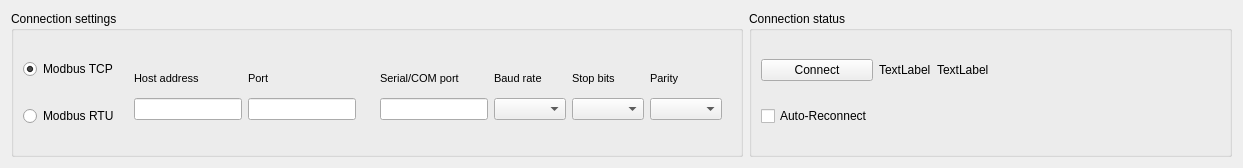
<?xml version="1.0" encoding="UTF-8"?>
<ui version="4.0">
 <class>ConnectionSettings</class>
 <widget class="QWidget" name="ConnectionSettings">
  <property name="geometry">
   <rect>
    <x>0</x>
    <y>0</y>
    <width>1243</width>
    <height>168</height>
   </rect>
  </property>
  <property name="windowTitle">
   <string>Form</string>
  </property>
  <layout class="QHBoxLayout" name="horizontalLayout">
   <item>
    <widget class="QGroupBox" name="groupBox">
     <property name="title">
      <string>Connection settings</string>
     </property>
     <layout class="QGridLayout" name="gridLayout_3">
      <item row="0" column="1" rowspan="2">
       <widget class="QWidget" name="widgetInputTCP" native="true">
        <layout class="QGridLayout" name="gridLayoutTCP">
         <item row="0" column="1">
          <widget class="QLabel" name="label_2">
           <property name="styleSheet">
            <string notr="true">font-size:8pt</string>
           </property>
           <property name="text">
            <string>Port</string>
           </property>
          </widget>
         </item>
         <item row="1" column="1">
          <widget class="QLineEdit" name="lineEditPort">
           <property name="maximumSize">
            <size>
             <width>130</width>
             <height>16777215</height>
            </size>
           </property>
          </widget>
         </item>
         <item row="1" column="0">
          <widget class="QLineEdit" name="lineEditHostname"/>
         </item>
         <item row="0" column="0">
          <widget class="QLabel" name="label">
           <property name="styleSheet">
            <string notr="true">font-size:8pt</string>
           </property>
           <property name="text">
            <string>Host address</string>
           </property>
          </widget>
         </item>
        </layout>
       </widget>
      </item>
      <item row="0" column="0">
       <widget class="QRadioButton" name="radioButtonModbusTCP">
        <property name="text">
         <string>Modbus TCP</string>
        </property>
        <property name="checked">
         <bool>true</bool>
        </property>
       </widget>
      </item>
      <item row="0" column="2" rowspan="2">
       <widget class="QWidget" name="widgetInputRTU" native="true">
        <layout class="QGridLayout" name="gridLayoutRTU">
         <item row="0" column="1">
          <widget class="QLabel" name="label_3">
           <property name="styleSheet">
            <string notr="true">font-size:8pt</string>
           </property>
           <property name="text">
            <string>Baud rate</string>
           </property>
          </widget>
         </item>
         <item row="1" column="1">
          <widget class="QComboBox" name="comboBoxBaudRate"/>
         </item>
         <item row="0" column="2">
          <widget class="QLabel" name="label_5">
           <property name="styleSheet">
            <string notr="true">font-size:8pt</string>
           </property>
           <property name="text">
            <string>Stop bits</string>
           </property>
          </widget>
         </item>
         <item row="0" column="3">
          <widget class="QLabel" name="label_6">
           <property name="styleSheet">
            <string notr="true">font-size:8pt</string>
           </property>
           <property name="text">
            <string>Parity</string>
           </property>
          </widget>
         </item>
         <item row="1" column="2">
          <widget class="QComboBox" name="comboBoxStopBits"/>
         </item>
         <item row="1" column="0">
          <widget class="QLineEdit" name="lineEditCOM"/>
         </item>
         <item row="1" column="3">
          <widget class="QComboBox" name="comboBoxParity"/>
         </item>
         <item row="0" column="0">
          <widget class="QLabel" name="label_4">
           <property name="styleSheet">
            <string notr="true">font-size:8pt</string>
           </property>
           <property name="text">
            <string>Serial/COM port</string>
           </property>
          </widget>
         </item>
        </layout>
       </widget>
      </item>
      <item row="1" column="0">
       <widget class="QRadioButton" name="radioButtonRTU">
        <property name="text">
         <string>Modbus RTU</string>
        </property>
       </widget>
      </item>
     </layout>
    </widget>
   </item>
   <item>
    <widget class="QGroupBox" name="groupBox_2">
     <property name="title">
      <string>Connection status</string>
     </property>
     <layout class="QGridLayout" name="gridLayout_4">
      <item row="0" column="1">
       <widget class="QLabel" name="labelConnectLED">
        <property name="text">
         <string>TextLabel</string>
        </property>
       </widget>
      </item>
      <item row="0" column="3">
       <spacer name="horizontalSpacer_2">
        <property name="orientation">
         <enum>Qt::Horizontal</enum>
        </property>
        <property name="sizeHint" stdset="0">
         <size>
          <width>40</width>
          <height>20</height>
         </size>
        </property>
       </spacer>
      </item>
      <item row="1" column="0">
       <widget class="QCheckBox" name="checkBoxAutoReconnect">
        <property name="text">
         <string>Auto-Reconnect</string>
        </property>
       </widget>
      </item>
      <item row="1" column="1">
       <spacer name="verticalSpacer">
        <property name="orientation">
         <enum>Qt::Vertical</enum>
        </property>
        <property name="sizeType">
         <enum>QSizePolicy::Preferred</enum>
        </property>
        <property name="sizeHint" stdset="0">
         <size>
          <width>20</width>
          <height>0</height>
         </size>
        </property>
       </spacer>
      </item>
      <item row="0" column="2">
       <widget class="QLabel" name="labelConnected">
        <property name="text">
         <string>TextLabel</string>
        </property>
       </widget>
      </item>
      <item row="0" column="0">
       <widget class="QPushButton" name="pushButtonConnect">
        <property name="text">
         <string>Connect</string>
        </property>
       </widget>
      </item>
     </layout>
    </widget>
   </item>
  </layout>
 </widget>
 <resources/>
 <connections/>
</ui>
